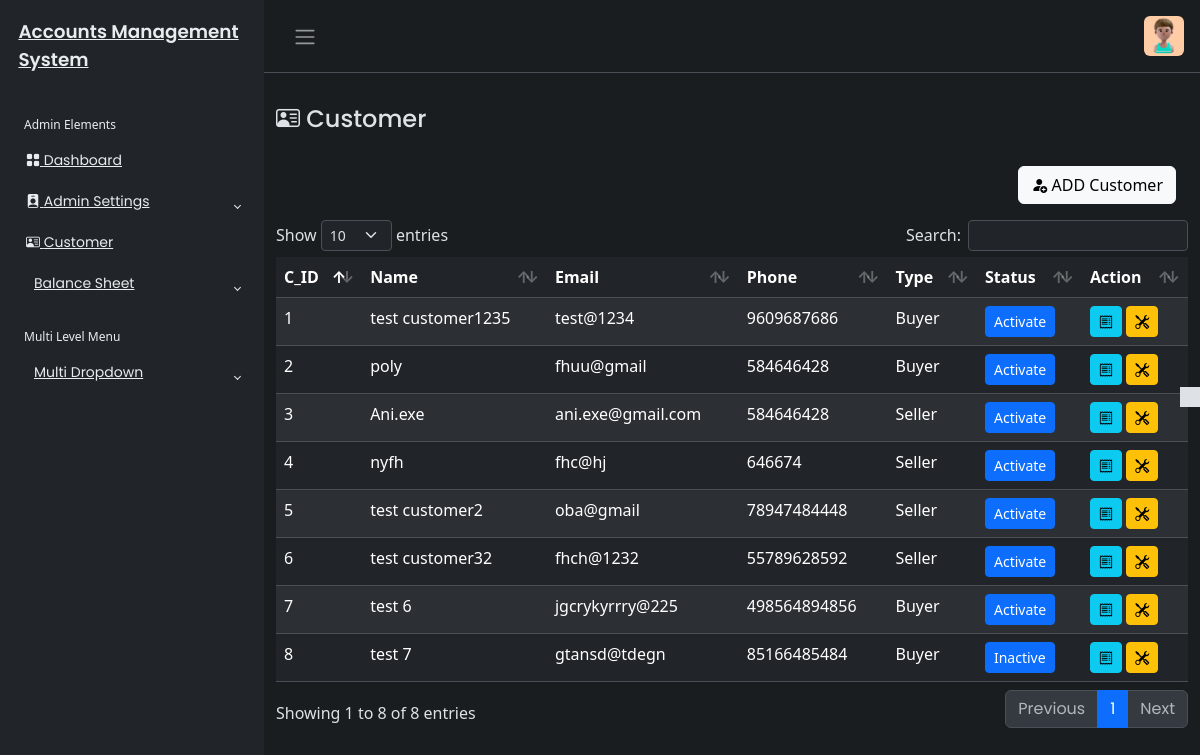
The app's page /Customer/customer.php (signed in), older data.
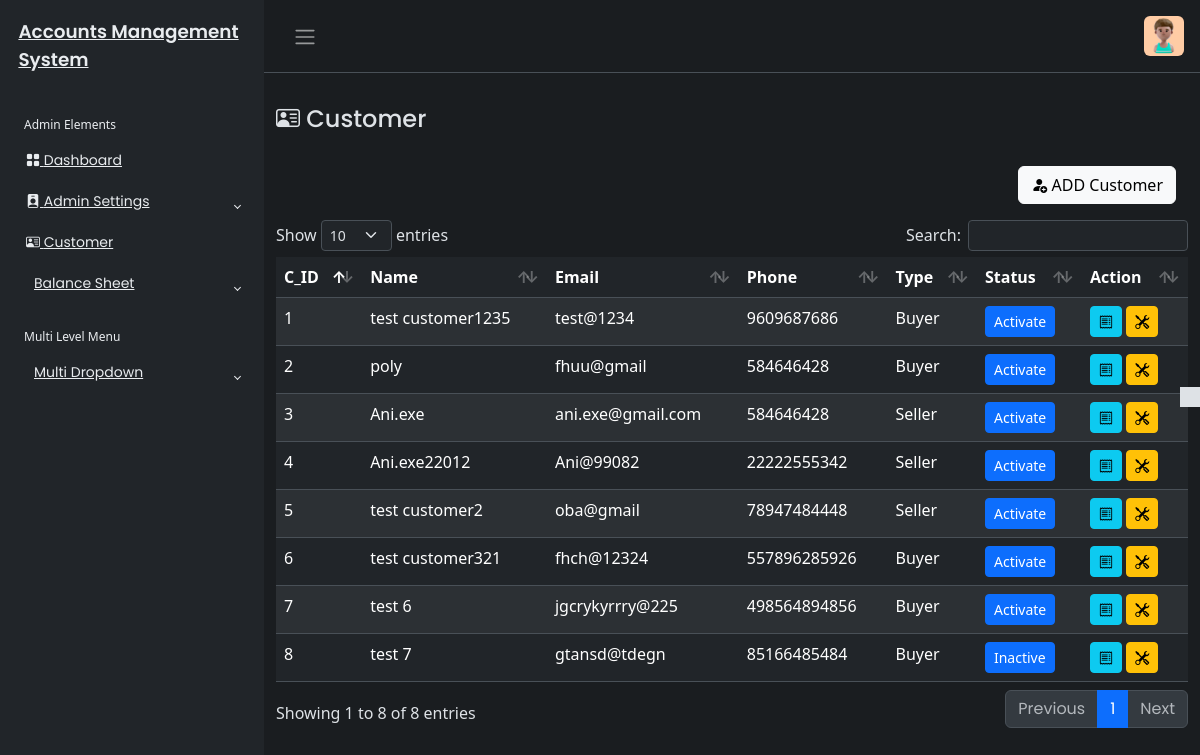
The same page, newer data.
### tables this page shows
CREATE TABLE `customer_tbl` (
  `c_id` int(200) NOT NULL,
  `c_name` varchar(450) NOT NULL,
  `c_phone` varchar(450) NOT NULL,
  `c_email` varchar(450) DEFAULT NULL,
  `c_address` text DEFAULT NULL,
  `c_role` varchar(255) NOT NULL,
  `created_at` timestamp NOT NULL DEFAULT current_timestamp(),
  `updated_at` timestamp NOT NULL DEFAULT current_timestamp(),
  `c_status` varchar(400) DEFAULT NULL
);

### Customer/customer.php (the view, shortened to what this page needs)
<?php
include('../includes/header.php');
if (isset($_SESSION['userAuth']) && $_SESSION['userAuth']!="" )
{
    include('../includes/sidebar.php');
    ?>
<main class="mt-3 pt-3">
        <div class="container-fluid">
            <div class="row">
                <div class="col-md-8">
                    <h4><i class="bi bi-person-vcard"></i> Customer</h4>
                </div>
            <?php
            require_once('../config/dbcon.php');
            ?>
                <div class="mt-4 px-4">
                    <button type="button" class="btn btn-light float-end " data-bs-toggle="modal" data-bs-target="#customerModal">
                        <i class="bi bi-person-fill-add"></i>
                       ADD Customer
                    </button>
                </div>
            </div>
            <?php
            try{
            $querry = " SELECT * FROM customer_tbl ORDER BY c_id";
            $stmt = $pdo->prepare($querry);
            $stmt->execute();
            $result = $stmt->fetchAll(PDO::FETCH_ASSOC);
            }catch(PDOException $e){
                echo "Error fetching records:" .$e->getMessage();
                $result=[];
            }
            ?>
            <div class="mt-3">
                <table id="example" class="table table-striped data-table"style="width:100%">
                    <thead>
                        <tr>
                            <th>C_ID</th>
                            <th>Name</th>
                            <th>Email</th>
                            <th>Phone</th>
                            <th>Type</th>
                            <th>Status</th>
                            <th>Action</th>
                        </tr>
                    </thead>
                    <tbody>
                        <?php
                        foreach($result as $row){
                        ?>
                        <tr>
                            <td ><?php echo htmlspecialchars($row['c_id']);?></td>
                            <td><?php echo htmlspecialchars($row['c_name']);?></td>
                            <td><?php echo htmlspecialchars($row['c_email']);?></td>
                            <td><?php echo htmlspecialchars($row['c_phone']);?></td>
                            <td><?php echo htmlspecialchars($row['c_role']);?></td>
                            <td>
                                <a href="toggle_customer_status.php?id=<?php echo $row['c_id']; ?>"<button type="button" class="btn btn-primary btn-sm" data-toggle="button" aria-pressed="false" autocomplete="off">
                                            <?php echo ($row['c_status'] == 'active') ? 'Inactive' : 'Activate'; ?>
                                        </a>
                            </td>
                            <td>
                            <button class="btn btn-info btn-sm viewCustomer" data-id="<?php echo $row['c_id']; ?>" data-bs-toggle="modal" data-bs-target="#viewCustomerModal"><i class="bi bi-receipt"></i></button>
                            <button class="btn btn-warning btn-sm editCustomer" data-id="<?php echo $row['c_id']; ?>" data-bs-toggle="modal" data-bs-target="#editCustomerModal"><i class="bi bi-tools"></i></button>
                        </td>
                        </tr>
                        <?php
                        }?>
                    </tbody>
                </table>
            </div>
        </div>
</main>
<?php
include('../includes/footer.php');
  }else{
echo '<script>
alert("Not Authorised!");
window.location.href = "../index.php";
</script>';
 }
?>

Row changes from the older to the newer data that the page shows:
changed customer_tbl id 4: c_name "nyfh" → "Ani.exe22012"; c_email "fhc@hj" → "Ani@99082"; c_phone "646674" → "22222555342"
changed customer_tbl id 6: c_name "test customer32" → "test customer321"; c_email "fhch@1232" → "fhch@12324"; c_phone "55789628592" → "557896285926"; c_role "Seller" → "Buyer"
